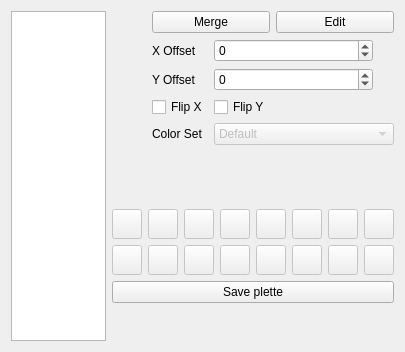
                  <widget class="QWidget" name="Parts">
                   <property name="geometry">
                    <rect>
                     <x>0</x>
                     <y>0</y>
                     <width>399</width>
                     <height>352</height>
                    </rect>
                   </property>
                   <attribute name="label">
                    <string>Page 1</string>
                   </attribute>
                   <layout class="QHBoxLayout" name="horizontalLayout_15">
                    <item>
                     <widget class="QListWidget" name="list_imgs_2">
                      <property name="minimumSize">
                       <size>
                        <width>95</width>
                        <height>0</height>
                       </size>
                      </property>
                      <property name="maximumSize">
                       <size>
                        <width>95</width>
                        <height>16777215</height>
                       </size>
                      </property>
                     </widget>
                    </item>
                    <item>
                     <layout class="QVBoxLayout" name="verticalLayout_7">
                      <item>
                       <layout class="QHBoxLayout" name="horizontalLayout_13">
                        <item>
                         <layout class="QVBoxLayout" name="verticalLayout_5">
                          <item>
                           <widget class="QPushButton" name="pushButton_11">
                            <property name="enabled">
                             <bool>true</bool>
                            </property>
                            <property name="minimumSize">
                             <size>
                              <width>34</width>
                              <height>34</height>
                             </size>
                            </property>
                            <property name="maximumSize">
                             <size>
                              <width>34</width>
                              <height>34</height>
                             </size>
                            </property>
                            <property name="styleSheet">
                             <string notr="true">background: none;
border: none;</string>
                            </property>
                            <property name="text">
                             <string/>
                            </property>
                            <property name="icon">
                             <iconset resource="../assets/icons/icons.qrc">
                              <normaloff>:/icons_general/add.png</normaloff>:/icons_general/add.png</iconset>
                            </property>
                            <property name="iconSize">
                             <size>
                              <width>32</width>
                              <height>32</height>
                             </size>
                            </property>
                            <property name="checked">
                             <bool>false</bool>
                            </property>
                           </widget>
                          </item>
                          <item>
                           <widget class="QPushButton" name="pushButton_9">
                            <property name="enabled">
                             <bool>true</bool>
                            </property>
                            <property name="minimumSize">
                             <size>
                              <width>34</width>
                              <height>34</height>
                             </size>
                            </property>
                            <property name="maximumSize">
                             <size>
                              <width>34</width>
                              <height>34</height>
                             </size>
                            </property>
                            <property name="styleSheet">
                             <string notr="true">background: none;
border: none;</string>
                            </property>
                            <property name="text">
                             <string/>
                            </property>
                            <property name="icon">
                             <iconset resource="../assets/icons/icons.qrc">
                              <normaloff>:/icons_general/trash-can.png</normaloff>:/icons_general/trash-can.png</iconset>
                            </property>
                            <property name="iconSize">
                             <size>
                              <width>32</width>
                              <height>32</height>
                             </size>
                            </property>
                            <property name="checked">
                             <bool>false</bool>
                            </property>
                           </widget>
                          </item>
                          <item>
                           <widget class="QPushButton" name="pushButton_8">
                            <property name="enabled">
                             <bool>true</bool>
                            </property>
                            <property name="minimumSize">
                             <size>
                              <width>34</width>
                              <height>34</height>
                             </size>
                            </property>
                            <property name="maximumSize">
                             <size>
                              <width>34</width>
                              <height>34</height>
                             </size>
                            </property>
                            <property name="styleSheet">
                             <string notr="true">background: none;
border: none;</string>
                            </property>
                            <property name="text">
                             <string/>
                            </property>
                            <property name="icon">
                             <iconset resource="../assets/icons/icons.qrc">
                              <normaloff>:/icons_general/up-arrow.png</normaloff>:/icons_general/up-arrow.png</iconset>
                            </property>
                            <property name="iconSize">
                             <size>
                              <width>32</width>
                              <height>32</height>
                             </size>
                            </property>
                            <property name="checked">
                             <bool>false</bool>
                            </property>
                           </widget>
                          </item>
                          <item>
                           <widget class="QPushButton" name="pushButton_10">
                            <property name="enabled">
                             <bool>true</bool>
                            </property>
                            <property name="minimumSize">
                             <size>
                              <width>34</width>
                              <height>34</height>
                             </size>
                            </property>
                            <property name="maximumSize">
                             <size>
                              <width>34</width>
                              <height>34</height>
                             </size>
                            </property>
                            <property name="styleSheet">
                             <string notr="true">background: none;
border: none;</string>
                            </property>
                            <property name="text">
                             <string/>
                            </property>
                            <property name="icon">
                             <iconset resource="../assets/icons/icons.qrc">
                              <normaloff>:/icons_general/down-arrow.png</normaloff>:/icons_general/down-arrow.png</iconset>
                            </property>
                            <property name="iconSize">
                             <size>
                              <width>32</width>
                              <height>32</height>
                             </size>
                            </property>
                            <property name="checked">
                             <bool>false</bool>
                            </property>
                           </widget>
                          </item>
                          <item>
                           <spacer name="verticalSpacer_3">
                            <property name="orientation">
                             <enum>Qt::Vertical</enum>
                            </property>
                            <property name="sizeHint" stdset="0">
                             <size>
                              <width>20</width>
                              <height>40</height>
                             </size>
                            </property>
                           </spacer>
                          </item>
                         </layout>
                        </item>
                        <item>
                         <layout class="QVBoxLayout" name="verticalLayout_6">
                          <item>
                           <layout class="QHBoxLayout" name="horizontalLayout_12">
                            <item>
                             <widget class="QPushButton" name="pushButton">
                              <property name="text">
                               <string>Merge</string>
                              </property>
                             </widget>
                            </item>
                            <item>
                             <widget class="QPushButton" name="pushButton_2">
                              <property name="text">
                               <string>Edit</string>
                              </property>
                             </widget>
                            </item>
                           </layout>
                          </item>
                          <item>
                           <layout class="QFormLayout" name="formLayout_4">
                            <property name="sizeConstraint">
                             <enum>QLayout::SetMaximumSize</enum>
                            </property>
                            <property name="fieldGrowthPolicy">
                             <enum>QFormLayout::AllNonFixedFieldsGrow</enum>
                            </property>
                            <item row="0" column="0">
                             <widget class="QLabel" name="label_12">
                              <property name="text">
                               <string>X Offset</string>
                              </property>
                             </widget>
                            </item>
                            <item row="0" column="1">
                             <widget class="QSpinBox" name="spinBox_12">
                              <property name="minimumSize">
                               <size>
                                <width>132</width>
                                <height>0</height>
                               </size>
                              </property>
                              <property name="maximumSize">
                               <size>
                                <width>159</width>
                                <height>16777215</height>
                               </size>
                              </property>
                              <property name="correctionMode">
                               <enum>QAbstractSpinBox::CorrectToNearestValue</enum>
                              </property>
                              <property name="minimum">
                               <number>-32767</number>
                              </property>
                              <property name="maximum">
                               <number>32767</number>
                              </property>
                             </widget>
                            </item>
                            <item row="1" column="0">
                             <widget class="QLabel" name="label_13">
                              <property name="text">
                               <string>Y Offset</string>
                              </property>
                             </widget>
                            </item>
                            <item row="1" column="1">
                             <widget class="QSpinBox" name="spinBox_3">
                              <property name="minimumSize">
                               <size>
                                <width>132</width>
                                <height>0</height>
                               </size>
                              </property>
                              <property name="maximumSize">
                               <size>
                                <width>159</width>
                                <height>16777215</height>
                               </size>
                              </property>
                              <property name="correctionMode">
                               <enum>QAbstractSpinBox::CorrectToNearestValue</enum>
                              </property>
                              <property name="minimum">
                               <number>-32767</number>
                              </property>
                              <property name="maximum">
                               <number>32767</number>
                              </property>
                             </widget>
                            </item>
                            <item row="2" column="0">
                             <widget class="QCheckBox" name="checkBox_2">
                              <property name="text">
                               <string>Flip X</string>
                              </property>
                             </widget>
                            </item>
                            <item row="2" column="1">
                             <widget class="QCheckBox" name="checkBox_3">
                              <property name="text">
                               <string>Flip Y</string>
                              </property>
                             </widget>
                            </item>
                            <item row="3" column="0">
                             <widget class="QLabel" name="label_14">
                              <property name="minimumSize">
                               <size>
                                <width>0</width>
                                <height>0</height>
                               </size>
                              </property>
                              <property name="text">
                               <string>Color Set</string>
                              </property>
                             </widget>
                            </item>
                            <item row="3" column="1">
                             <widget class="QComboBox" name="cb_color_set_2">
                              <property name="enabled">
                               <bool>false</bool>
                              </property>
                              <item>
                               <property name="text">
                                <string>Default</string>
                               </property>
                              </item>
                              <item>
                               <property name="text">
                                <string>1</string>
                               </property>
                              </item>
                              <item>
                               <property name="text">
                                <string>2</string>
                               </property>
                              </item>
                              <item>
                               <property name="text">
                                <string>3</string>
                               </property>
                              </item>
                              <item>
                               <property name="text">
                                <string>4</string>
                               </property>
                              </item>
                              <item>
                               <property name="text">
                                <string>5</string>
                               </property>
                              </item>
                              <item>
                               <property name="text">
                                <string>6</string>
                               </property>
                              </item>
                              <item>
                               <property name="text">
                                <string>7</string>
                               </property>
                              </item>
                             </widget>
                            </item>
                           </layout>
                          </item>
                         </layout>
                        </item>
                       </layout>
                      </item>
                      <item>
                       <layout class="QGridLayout" name="gridLayout_4">
                        <item row="0" column="5">
                         <widget class="ColorButton" name="bt_icol_18">
                          <property name="enabled">
                           <bool>false</bool>
                          </property>
                          <property name="minimumSize">
                           <size>
                            <width>30</width>
                            <height>30</height>
                           </size>
                          </property>
                          <property name="maximumSize">
                           <size>
                            <width>30</width>
                            <height>30</height>
                           </size>
                          </property>
                          <property name="text">
                           <string/>
                          </property>
                         </widget>
                        </item>
                        <item row="1" column="0">
                         <widget class="ColorButton" name="bt_icol_11">
                          <property name="enabled">
                           <bool>false</bool>
                          </property>
                          <property name="minimumSize">
                           <size>
                            <width>30</width>
                            <height>30</height>
                           </size>
                          </property>
                          <property name="maximumSize">
                           <size>
                            <width>30</width>
                            <height>30</height>
                           </size>
                          </property>
                          <property name="text">
                           <string/>
                          </property>
                         </widget>
                        </item>
                        <item row="0" column="2">
                         <widget class="ColorButton" name="bt_icol_12">
                          <property name="enabled">
                           <bool>false</bool>
                          </property>
                          <property name="minimumSize">
                           <size>
                            <width>30</width>
                            <height>30</height>
                           </size>
                          </property>
                          <property name="maximumSize">
                           <size>
                            <width>30</width>
                            <height>30</height>
                           </size>
                          </property>
                          <property name="text">
                           <string/>
                          </property>
                         </widget>
                        </item>
                        <item row="0" column="1">
                         <widget class="ColorButton" name="bt_icol_14">
                          <property name="enabled">
                           <bool>false</bool>
                          </property>
                          <property name="minimumSize">
                           <size>
                            <width>30</width>
                            <height>30</height>
                           </size>
                          </property>
                          <property name="maximumSize">
                           <size>
                            <width>30</width>
                            <height>30</height>
                           </size>
                          </property>
                          <property name="text">
                           <string/>
                          </property>
                         </widget>
                        </item>
                        <item row="1" column="2">
                         <widget class="ColorButton" name="bt_icol_A_2">
                          <property name="enabled">
                           <bool>false</bool>
                          </property>
                          <property name="minimumSize">
                           <size>
                            <width>30</width>
                            <height>30</height>
                           </size>
                          </property>
                          <property name="maximumSize">
                           <size>
                            <width>30</width>
                            <height>30</height>
                           </size>
                          </property>
                          <property name="text">
                           <string/>
                          </property>
                         </widget>
                        </item>
                        <item row="1" column="3">
                         <widget class="ColorButton" name="bt_icol_B_2">
                          <property name="enabled">
                           <bool>false</bool>
                          </property>
                          <property name="minimumSize">
                           <size>
                            <width>30</width>
                            <height>30</height>
                           </size>
                          </property>
                          <property name="maximumSize">
                           <size>
                            <width>30</width>
                            <height>30</height>
                           </size>
                          </property>
                          <property name="text">
                           <string/>
                          </property>
                         </widget>
                        </item>
                        <item row="1" column="6">
                         <widget class="ColorButton" name="bt_icol_E_2">
                          <property name="enabled">
                           <bool>false</bool>
                          </property>
                          <property name="minimumSize">
                           <size>
                            <width>30</width>
                            <height>30</height>
                           </size>
                          </property>
                          <property name="maximumSize">
                           <size>
                            <width>30</width>
                            <height>30</height>
                           </size>
                          </property>
                          <property name="text">
                           <string/>
                          </property>
                         </widget>
                        </item>
                        <item row="0" column="0">
                         <widget class="ColorButton" name="bt_icol_16">
                          <property name="enabled">
                           <bool>false</bool>
                          </property>
                          <property name="minimumSize">
                           <size>
                            <width>30</width>
                            <height>30</height>
                           </size>
                          </property>
                          <property name="maximumSize">
                           <size>
                            <width>30</width>
                            <height>30</height>
                           </size>
                          </property>
                          <property name="text">
                           <string/>
                          </property>
                         </widget>
                        </item>
                        <item row="1" column="4">
                         <widget class="ColorButton" name="bt_icol_C_2">
                          <property name="enabled">
                           <bool>false</bool>
                          </property>
                          <property name="minimumSize">
                           <size>
                            <width>30</width>
                            <height>30</height>
                           </size>
                          </property>
                          <property name="maximumSize">
                           <size>
                            <width>30</width>
                            <height>30</height>
                           </size>
                          </property>
                          <property name="text">
                           <string/>
                          </property>
                         </widget>
                        </item>
                        <item row="1" column="1">
                         <widget class="ColorButton" name="bt_icol_17">
                          <property name="enabled">
                           <bool>false</bool>
                          </property>
                          <property name="minimumSize">
                           <size>
                            <width>30</width>
                            <height>30</height>
                           </size>
                          </property>
                          <property name="maximumSize">
                           <size>
                            <width>30</width>
                            <height>30</height>
                           </size>
                          </property>
                          <property name="text">
                           <string/>
                          </property>
                         </widget>
                        </item>
                        <item row="0" column="3">
                         <widget class="ColorButton" name="bt_icol_10">
                          <property name="enabled">
                           <bool>false</bool>
                          </property>
                          <property name="minimumSize">
                           <size>
                            <width>30</width>
                            <height>30</height>
                           </size>
                          </property>
                          <property name="maximumSize">
                           <size>
                            <width>30</width>
                            <height>30</height>
                           </size>
                          </property>
                          <property name="text">
                           <string/>
                          </property>
                         </widget>
                        </item>
                        <item row="0" column="7">
                         <widget class="ColorButton" name="bt_icol_15">
                          <property name="enabled">
                           <bool>false</bool>
                          </property>
                          <property name="minimumSize">
                           <size>
                            <width>30</width>
                            <height>30</height>
                           </size>
                          </property>
                          <property name="maximumSize">
                           <size>
                            <width>30</width>
                            <height>30</height>
                           </size>
                          </property>
                          <property name="text">
                           <string/>
                          </property>
                         </widget>
                        </item>
                        <item row="1" column="7">
                         <widget class="ColorButton" name="bt_icol_F_2">
                          <property name="enabled">
                           <bool>false</bool>
                          </property>
                          <property name="minimumSize">
                           <size>
                            <width>30</width>
                            <height>30</height>
                           </size>
                          </property>
                          <property name="maximumSize">
                           <size>
                            <width>30</width>
                            <height>30</height>
                           </size>
                          </property>
                          <property name="text">
                           <string/>
                          </property>
                         </widget>
                        </item>
                        <item row="0" column="4">
                         <widget class="ColorButton" name="bt_icol_13">
                          <property name="enabled">
                           <bool>false</bool>
                          </property>
                          <property name="minimumSize">
                           <size>
                            <width>30</width>
                            <height>30</height>
                           </size>
                          </property>
                          <property name="maximumSize">
                           <size>
                            <width>30</width>
                            <height>30</height>
                           </size>
                          </property>
                          <property name="text">
                           <string/>
                          </property>
                         </widget>
                        </item>
                        <item row="1" column="5">
                         <widget class="ColorButton" name="bt_icol_D_2">
                          <property name="enabled">
                           <bool>false</bool>
                          </property>
                          <property name="minimumSize">
                           <size>
                            <width>30</width>
                            <height>30</height>
                           </size>
                          </property>
                          <property name="maximumSize">
                           <size>
                            <width>30</width>
                            <height>30</height>
                           </size>
                          </property>
                          <property name="text">
                           <string/>
                          </property>
                         </widget>
                        </item>
                        <item row="0" column="6">
                         <widget class="ColorButton" name="bt_icol_19">
                          <property name="enabled">
                           <bool>false</bool>
                          </property>
                          <property name="minimumSize">
                           <size>
                            <width>30</width>
                            <height>30</height>
                           </size>
                          </property>
                          <property name="maximumSize">
                           <size>
                            <width>30</width>
                            <height>30</height>
                           </size>
                          </property>
                          <property name="text">
                           <string/>
                          </property>
                         </widget>
                        </item>
                       </layout>
                      </item>
                      <item>
                       <widget class="QPushButton" name="pushButton_3">
                        <property name="text">
                         <string>Save plette</string>
                        </property>
                       </widget>
                      </item>
                      <item>
                       <spacer name="verticalSpacer_4">
                        <property name="orientation">
                         <enum>Qt::Vertical</enum>
                        </property>
                        <property name="sizeHint" stdset="0">
                         <size>
                          <width>20</width>
                          <height>40</height>
                         </size>
                        </property>
                       </spacer>
                      </item>
                     </layout>
                    </item>
                   </layout>
                  </widget>
